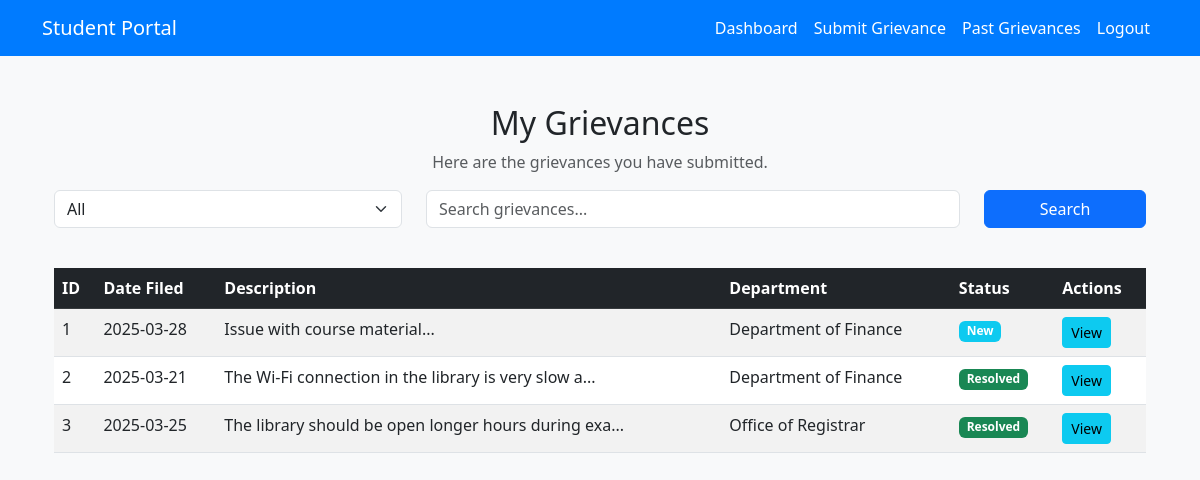
/student/view_grievances (signed in), run on an earlier commit of the app's database.
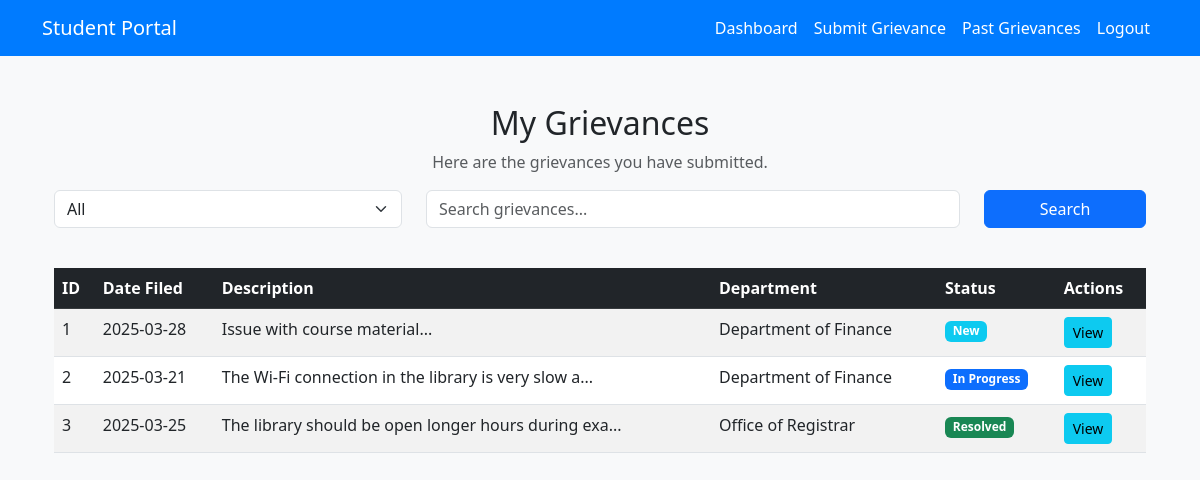
And on a later commit of the database.
### models.py (models this page shows)
class Complaint(db.Model):
    comp_id = db.Column(db.Integer, primary_key=True)
    comp_datefiled = db.Column(db.DateTime, default=datetime.utcnow, nullable=False)
    comp_descr = db.Column(db.Text, nullable=False)
    comp_status = db.Column(db.String(100), default='New')
    comp_dept=db.Column(db.String(200), nullable=False)
    comp_anonymous = db.Column(db.Boolean, default=False)
    comp_dateresolved = db.Column(db.DateTime, nullable=True)
    comp_doc = db.Column(db.String(300), nullable=True)  # Stores filename of uploaded document
    comp_title = db.Column(db.String(200), nullable=False)  # New field for complaint title
    stud_id = db.Column(db.Integer, db.ForeignKey('student.stud_id'), nullable=True)
    admin_id = db.Column(db.Integer, db.ForeignKey('admin.admin_id'), nullable=True)
    superv_id = db.Column(db.Integer, db.ForeignKey('supervisor.superv_id'), nullable=True)
    appeal = db.relationship('Appeal', backref='complaint', uselist=False, lazy=True)

### routes/student.py (the view)
@student_bp.route('/view_grievances')
@login_required
def view_grievances():
    if current_user.role != 'student':
        flash("Access denied. Only students can view grievances.", "danger")
        return redirect(url_for('auth.home'))
    student = Student.query.filter_by(user_id=current_user.user_id).first()
    if not student:
        flash("No student profile found. Please contact administration.", "warning")
        return redirect(url_for('student.dashboard'))
    status = request.args.get('status', 'All')
    search_query = request.args.get('search', '')
    grievances_query = Complaint.query.filter_by(stud_id=student.stud_id)
    if status != 'All':
        grievances_query = grievances_query.filter_by(comp_status=status)
    if search_query:
        grievances_query = grievances_query.filter(Complaint.comp_descr.contains(search_query))
    grievances = grievances_query.all()
    return render_template('student/view_grievances.html', grievances=grievances, selected_status=status, search_query=search_query)

### app.py (called while the page is built)
@login_manager.user_loader
def load_user(user_id):
    return db.session.get(User, int(user_id))

### templates/student/view_grievances.html (shortened to what this page needs)
{% extends "student/student_base.html" %}
{% block body %}
<div class="container mt-5">
    <h2 class="text-center">My Grievances</h2>
    <p class="text-center text-muted">Here are the grievances you have submitted.</p>
    <div class="row mb-3">
        <div class="col-md-4">
            <select id="statusFilter" class="form-select">
                <option value="All" {% if selected_status=='All' %}selected{% endif %}>All</option>
            </select>
        </div>
        <div class="col-md-6">
            <input type="text" id="searchInput" class="form-control" placeholder="Search grievances..."
                value="{{ search_query }}">
        </div>
        <div class="col-md-2">
            <button class="btn btn-primary w-100" onclick="applyFilters()">Search</button>
        </div>
    </div>
    {% if grievances %}
    <div class="table-responsive">
        <table class="table table-striped table-hover mt-4">
            <thead class="table-dark">
                <tr>
                    <th>ID</th>
                    <th>Date Filed</th>
                    <th>Description</th>
                    <th>Department</th>
                    <th>Status</th>
                    <th>Actions</th>
                </tr>
            </thead>
            <tbody>
                {% for grievance in grievances %}
                <tr>
                    <td>{{ grievance.comp_id }}</td>
                    <td>{{ grievance.comp_datefiled.strftime('%Y-%m-%d') }}</td>
                    <td>{{ grievance.comp_descr[:50] }}...</td>
                    <td>{{ grievance.comp_dept }}</td>
                    <td>
                        <span class="badge
                            {% if grievance.comp_status == 'New' %} bg-info
                            {% elif grievance.comp_status == 'In Progress' %} bg-primary
                            {% elif grievance.comp_status == 'Resolved' %} bg-success
                            {% elif grievance.comp_status == 'Rejected' %} bg-danger
                            {% endif %}">
                            {{ grievance.comp_status }}
                        </span>
                    </td>
                    <td>
                        <a href="{{ url_for('student.grievance_details', comp_id=grievance.comp_id) }}"
                            class="btn btn-info btn-sm">View</a>
                    </td>
                </tr>
                {% endfor %}
            </tbody>
        </table>
    </div>
    {% else %}
    <div class="alert alert-info text-center mt-4">No grievances found.</div>
    {% endif %}
</div>
{% endblock %}

### templates/student/student_base.html (shortened to what this page needs)
<!DOCTYPE html>
<html lang="en">
<head>
    <link href="https://cdn.jsdelivr.net/npm/bootstrap@5.3.0/dist/css/bootstrap.min.css" rel="stylesheet">
</head>
<body>
    <nav class="navbar navbar-expand-lg navbar-dark">
        <div class="container">
            <a class="navbar-brand" href="{{ url_for('student.dashboard') }}">Student Portal</a>
            <div class="collapse navbar-collapse" id="navbarNav">
                <ul class="navbar-nav ms-auto">
                    <li class="nav-item">
                        <a class="nav-link" href="{{ url_for('student.dashboard') }}">Dashboard</a>
                    </li>
                    <li class="nav-item">
                        <a class="nav-link" href="{{ url_for('student.submit_grievance') }}">Submit Grievance</a>
                    </li>
                    <li class="nav-item">
                        <a class="nav-link" href="{{ url_for('student.view_grievances') }}">Past Grievances</a>
                    </li>
                    <li class="nav-item">
                        <a class="nav-link" href="{{ url_for('auth.logout') }}">Logout</a>
                    </li>
                </ul>
            </div>
        </div>
    </nav>
    <div class="container dashboard-container">
        {% block body %}{% endblock %}
    </div>
</body>
</html>

### templates/student/student_base.html (style rules this page uses)
body { background-color: #f8f9fa; }
.navbar { background-color: #007bff; }
.navbar-brand, .nav-link { color: white !important; }
.dashboard-container { margin-top: 20px; }

What changed in the data, as far as the page shows it:
changed Complaint "The Wi-Fi connection in the library is very slow a": comp_status "Resolved" → "In Progress"
